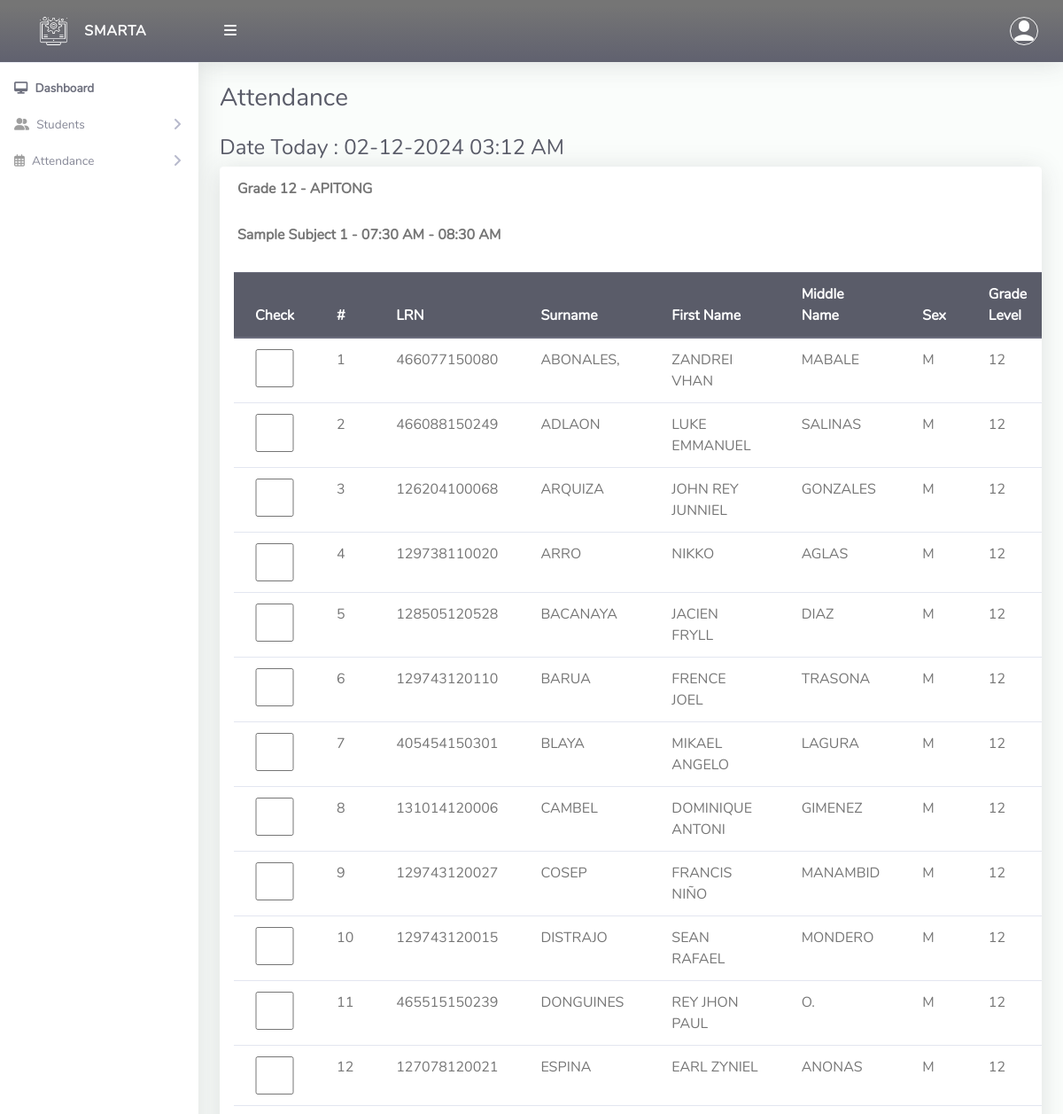
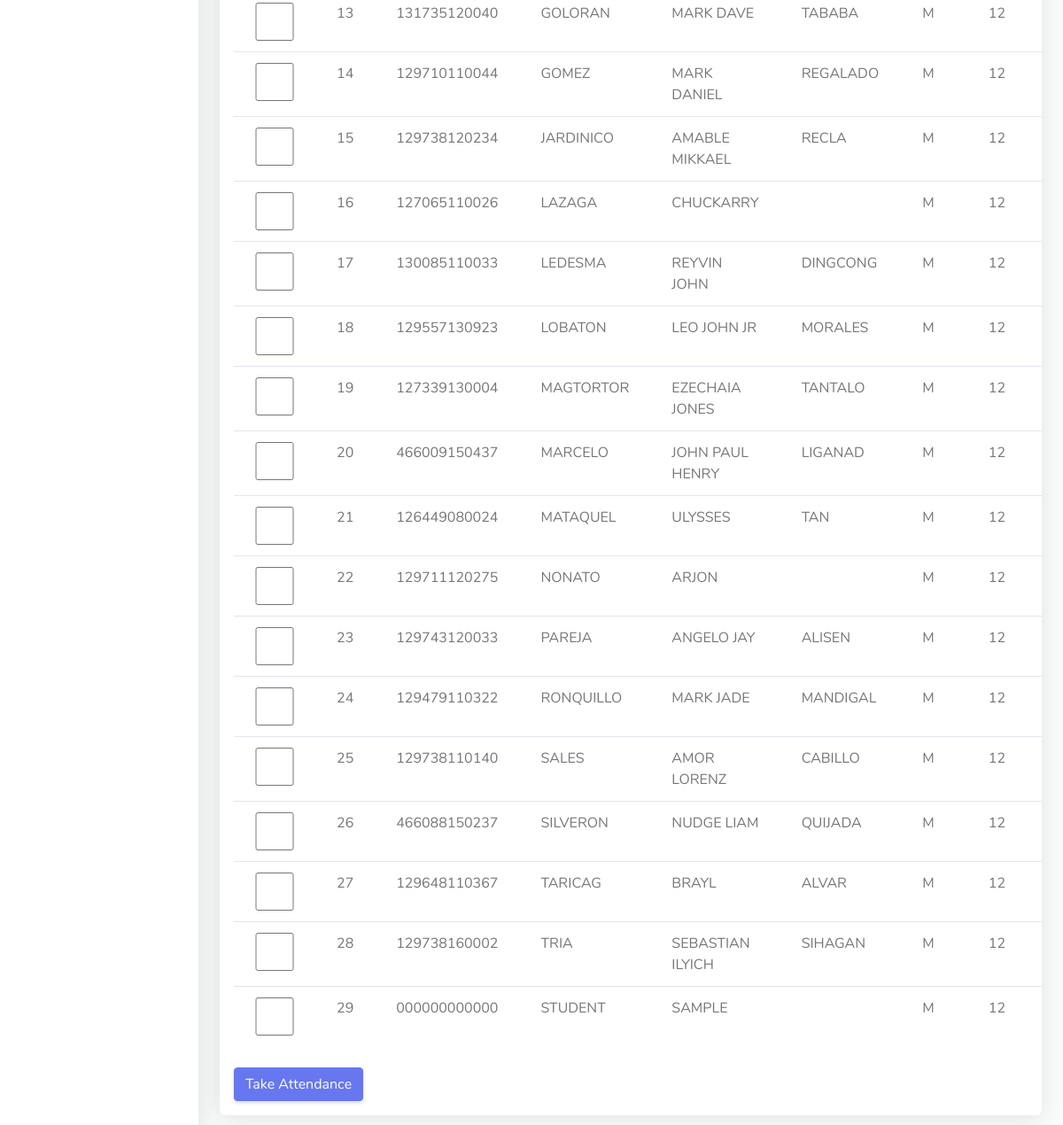
Page /ClassTeacher/takeAttendance.php (signed in) on the committed database (2 pictures, top to bottom).
### tables this page shows
CREATE TABLE `tblclassarms` (
  `Id` int(10) NOT NULL,
  `classId` varchar(10) NOT NULL,
  `classArmName` varchar(255) NOT NULL,
  `isAssigned` varchar(10) NOT NULL
);

CREATE TABLE `tblclass` (
  `Id` int(10) NOT NULL,
  `className` varchar(255) NOT NULL
);

CREATE TABLE `tblsubject` (
  `Id` int(11) NOT NULL,
  `subcode` varchar(100) NOT NULL,
  `subname` varchar(225) NOT NULL,
  `timestr` varchar(20) NOT NULL,
  `timend` varchar(20) NOT NULL
);

CREATE TABLE `tblstudents` (
  `Id` int(10) NOT NULL,
  `firstName` varchar(255) NOT NULL,
  `lastName` varchar(255) NOT NULL,
  `otherName` varchar(255) NOT NULL,
  `sex` varchar(10) NOT NULL,
  `admissionNumber` varchar(255) NOT NULL,
  `password` varchar(50) NOT NULL,
  `classId` varchar(10) NOT NULL,
  `classArmId` varchar(10) NOT NULL,
  `dateCreated` varchar(50) NOT NULL
);

### ClassTeacher/takeAttendance.php (the view, shortened to what this page needs)
<?php
include '../Includes/dbcon.php';
    $query = "SELECT tblclass.className,tblclassarms.classArmName
    FROM tblclassteacher
    INNER JOIN tblclass ON tblclass.Id = tblclassteacher.classId
    INNER JOIN tblclassarms ON tblclassarms.Id = tblclassteacher.classArmId
    Where tblclassteacher.Id = '$_SESSION[userId]'";
    $rs = $conn->query($query);
    $rrw = $rs->fetch_assoc();
    $query1 = "SELECT tblsubject.subname, tblsubject.timestr, tblsubject.timend
    FROM tblclassteacher
    INNER JOIN tblsubject ON tblsubject.Id = tblclassteacher.subId
    Where tblclassteacher.Id = '$_SESSION[userId]'";
    $rs1 = $conn->query($query1);
    $rrw1 = $rs1->fetch_assoc();
?>
<!DOCTYPE html>
<html lang="en">
<head>
  <link href="../vendor/fontawesome-free/css/all.min.css" rel="stylesheet" type="text/css">
  <link href="../vendor/bootstrap/css/bootstrap.min.css" rel="stylesheet" type="text/css">
  <link href="css/ruang-admin.min.css" rel="stylesheet">
</head>
<body id="page-top">
  <div id="wrapper">
      <?php include "Includes/sidebar.php";?>
    <div id="content-wrapper" class="d-flex flex-column">
      <div id="content">
       <?php include "Includes/topbar.php";?>
        <div class="container-fluid" id="container-wrapper">
          <div class="d-sm-flex align-items-center justify-content-between mb-4">
            <h1 class="h3 mb-0 text-gray-800">Attendance</h1>
          </div>
          <h4 class="text-gray-800">Date Today : <?php echo $todaysDate = date("m-d-Y h:i A");?></h4>
          <div class="row">
            <div class="col-lg-12">
        <form method="post">
            <div class="row">
              <div class="col-lg-12">
              <div class="card mb-4">
                <div class="card-header py-3 d-flex flex-row align-items-center justify-content-between">
                  <h6 class="m-0 font-weight-bold text-secondary">Grade <?php echo $rrw['className'].' - '.$rrw['classArmName'];?></h6>
                </div>
                <div class="card-header py-3 d-flex flex-row align-items-center justify-content-between">
                  <h6 class="m-0 font-weight-bold text-secondary"><?php echo $rrw1['subname'].' - '.$rrw1['timestr']. ' - '.$rrw1['timend'];?></h6>
                </div>
                <div class="table-responsive p-3">
                  <table class="table align-items-center table-flush table-hover">
                    <thead class="thead-dark">
                      <tr>
                        <th>Check</th>
                        <th>#</th>
                        <th>LRN</th>
                        <th>Surname</th>
                        <th>First Name</th>
                        <th>Middle Name</th>
                        <th>Sex</th>
                        <th>Grade Level</th>
                      </tr>
                    </thead>
                    <tbody>
                  <?php
                      $query = "SELECT tblstudents.Id,tblstudents.admissionNumber,tblclass.className,tblclass.Id As classId,tblclassarms.classArmName,tblclassarms.Id AS classArmId,tblstudents.firstName,
                      tblstudents.lastName,tblstudents.otherName,tblstudents.sex,tblstudents.admissionNumber,tblstudents.dateCreated
                      FROM tblstudents
                      INNER JOIN tblclass ON tblclass.Id = tblstudents.classId
                      INNER JOIN tblclassarms ON tblclassarms.Id = tblstudents.classArmId
                      where tblstudents.classId = '$_SESSION[classId]' and tblstudents.classArmId = '$_SESSION[classArmId]'";
                      $rs = $conn->query($query);
                      $num = $rs->num_rows;
                      $sn=0;
                      if($num > 0)
                      {
                        while ($rows = $rs->fetch_assoc())
                          {
                             $sn = $sn + 1;
                            echo"
                              <tr>
                                <td><input name='check[]' type='checkbox' value=".$rows['admissionNumber']." class='form-control'></td>
                                <td>".$sn."</td>
                                <td>".$rows['admissionNumber']."</td>
                                <td>".$rows['lastName']."</td>
                                <td>".$rows['firstName']."</td>
                                <td>".$rows['otherName']."</td>
                                <td>".$rows['sex']."</td>
                                <td>".$rows['className']."</td>
                                <td>".$rows['classArmName']."</td>
                              </tr>";
                          }
                      }
                      else
                      {
                           echo
                           "<div class='alert alert-danger' role='alert'>
                            No Record Found!
                            </div>";
                      }
                      ?>
                    </tbody>
                  </table>
                  <br>
                  <button type="submit" name="save" class="btn btn-primary">Take Attendance</button>
                  </form>
                </div>
              </div>
            </div>
            </div>
          </div>
        </div>
</body>
</html>

### ClassTeacher/Includes/sidebar.php (shortened to what this page needs)
<ul class="navbar-nav sidebar sidebar-light accordion" id="accordionSidebar">
     <a class="sidebar-brand d-flex align-items-center bg-gradient-secondary justify-content-center" href="index.php">
       <div class="sidebar-brand-icon" >
         <img src="img/w-logo.png">
       </div>
       <div class="sidebar-brand-text mx-3">SMARTA</div>
     </a>
     <hr class="sidebar-divider my-0">
     <li class="nav-item active">
       <a class="nav-link" href="index.php">
       <i class="fa-solid fa-desktop"></i>
         <span>Dashboard</span></a>
     </li>
      <li class="nav-item">
       <a class="nav-link collapsed" href="#" data-toggle="collapse" data-target="#collapseBootstrap2"
         aria-expanded="true" aria-controls="collapseBootstrap2">
         <i class="fa-solid fa-user-group"></i>
         <span>Students</span>
       </a>
     </li>
      <li class="nav-item">
       <a class="nav-link collapsed" href="#" data-toggle="collapse" data-target="#collapseBootstrapcon"
         aria-expanded="true" aria-controls="collapseBootstrapcon">
         <i class="fa-regular fa-calendar-days"></i>
         <span>Attendance</span>
       </a>
     </li>
   </ul>

### ClassTeacher/Includes/topbar.php (shortened to what this page needs)
<nav class="navbar navbar-expand navbar-light bg-gradient-secondary topbar mb-4 static-top">
          <button id="sidebarToggleTop" class="btn btn-link rounded-circle mr-3">
            <i class="fa fa-bars"></i>
          </button>
          <ul class="navbar-nav ml-auto">
            <li class="nav-item dropdown no-arrow">
              <a class="nav-link dropdown-toggle" href="#" id="userDropdown" role="button" data-toggle="dropdown"
                aria-haspopup="true" aria-expanded="false">
                <img class="img-profile rounded-circle" src="img/w-user.png" style="max-width: 60px">
              </a>
            </li>
          </ul>
        </nav>

### rows in the picture
tblclassarms: classId.className "12", classArmName "APITONG"
tblsubject: subname "Sample Subject 1", timestr "07:30 AM", timend "08:30 AM"
tblstudents: admissionNumber "466077150080", lastName "ABONALES,", firstName "ZANDREI VHAN", otherName "MABALE", sex "M", classId.className "12"
tblstudents: admissionNumber "466088150249", lastName "ADLAON", firstName "LUKE EMMANUEL", otherName "SALINAS", sex "M", classId.className "12"
tblstudents: admissionNumber "126204100068", lastName "ARQUIZA", firstName "JOHN REY JUNNIEL", otherName "GONZALES", sex "M", classId.className "12"
tblstudents: admissionNumber "129738110020", lastName "ARRO", firstName "NIKKO", otherName "AGLAS", sex "M", classId.className "12"
tblstudents: admissionNumber "128505120528", lastName "BACANAYA", firstName "JACIEN FRYLL", otherName "DIAZ", sex "M", classId.className "12"
tblstudents: admissionNumber "129743120110", lastName "BARUA", firstName "FRENCE JOEL", otherName "TRASONA", sex "M", classId.className "12"
tblstudents: admissionNumber "405454150301", lastName "BLAYA", firstName "MIKAEL ANGELO", otherName "LAGURA", sex "M", classId.className "12"
tblstudents: admissionNumber "131014120006", lastName "CAMBEL", firstName "DOMINIQUE ANTONI", otherName "GIMENEZ", sex "M", classId.className "12"
tblstudents: admissionNumber "129743120027", lastName "COSEP", firstName "FRANCIS NIÑO", otherName "MANAMBID", sex "M", classId.className "12"
tblstudents: admissionNumber "129743120015", lastName "DISTRAJO", firstName "SEAN RAFAEL", otherName "MONDERO", sex "M", classId.className "12"
tblstudents: admissionNumber "465515150239", lastName "DONGUINES", firstName "REY JHON PAUL", otherName "O.", sex "M", classId.className "12"
tblstudents: admissionNumber "127078120021", lastName "ESPINA", firstName "EARL ZYNIEL", otherName "ANONAS", sex "M", classId.className "12"
tblstudents: admissionNumber "131735120040", lastName "GOLORAN", firstName "MARK DAVE", otherName "TABABA", sex "M", classId.className "12"
tblstudents: admissionNumber "129710110044", lastName "GOMEZ", firstName "MARK DANIEL", otherName "REGALADO", sex "M", classId.className "12"
tblstudents: admissionNumber "129738120234", lastName "JARDINICO", firstName "AMABLE MIKKAEL", otherName "RECLA", sex "M", classId.className "12"
tblstudents: admissionNumber "127065110026", lastName "LAZAGA", firstName "CHUCKARRY", sex "M", classId.className "12"
tblstudents: admissionNumber "130085110033", lastName "LEDESMA", firstName "REYVIN JOHN", otherName "DINGCONG", sex "M", classId.className "12"
tblstudents: admissionNumber "129557130923", lastName "LOBATON", firstName "LEO JOHN JR", otherName "MORALES", sex "M", classId.className "12"
tblstudents: admissionNumber "127339130004", lastName "MAGTORTOR", firstName "EZECHAIA JONES", otherName "TANTALO", sex "M", classId.className "12"
tblstudents: admissionNumber "466009150437", lastName "MARCELO", firstName "JOHN PAUL HENRY", otherName "LIGANAD", sex "M", classId.className "12"
tblstudents: admissionNumber "126449080024", lastName "MATAQUEL", firstName "ULYSSES", otherName "TAN", sex "M", classId.className "12"
tblstudents: admissionNumber "129711120275", lastName "NONATO", firstName "ARJON", sex "M", classId.className "12"
tblstudents: admissionNumber "129743120033", lastName "PAREJA", firstName "ANGELO JAY", otherName "ALISEN", sex "M", classId.className "12"
tblstudents: admissionNumber "129479110322", lastName "RONQUILLO", firstName "MARK JADE", otherName "MANDIGAL", sex "M", classId.className "12"
tblstudents: admissionNumber "129738110140", lastName "SALES", firstName "AMOR LORENZ", otherName "CABILLO", sex "M", classId.className "12"
tblstudents: admissionNumber "466088150237", lastName "SILVERON", firstName "NUDGE LIAM", otherName "QUIJADA", sex "M", classId.className "12"
tblstudents: admissionNumber "129648110367", lastName "TARICAG", firstName "BRAYL", otherName "ALVAR", sex "M", classId.className "12"
tblstudents: admissionNumber "129738160002", lastName "TRIA", firstName "SEBASTIAN ILYICH", otherName "SIHAGAN", sex "M", classId.className "12"
tblstudents: admissionNumber "000000000000", lastName "STUDENT", firstName "SAMPLE", sex "M", classId.className "12"
